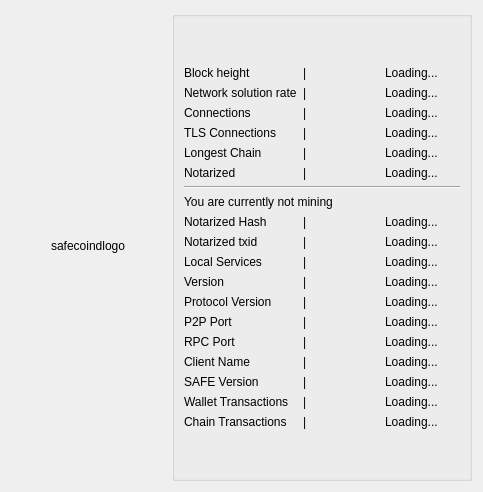
      <widget class="QWidget" name="tab_6">
       <attribute name="title">
        <string>safecoind</string>
       </attribute>
       <layout class="QVBoxLayout" name="verticalLayout_7">
        <item>
         <layout class="QHBoxLayout" name="horizontalLayout_14">
          <item>
           <spacer name="horizontalSpacer_12">
            <property name="orientation">
             <enum>Qt::Horizontal</enum>
            </property>
            <property name="sizeHint" stdset="0">
             <size>
              <width>40</width>
              <height>20</height>
             </size>
            </property>
           </spacer>
          </item>
          <item>
           <widget class="QLabel" name="safecoindlogo">
            <property name="text">
             <string>safecoindlogo</string>
            </property>
           </widget>
          </item>
          <item>
           <spacer name="horizontalSpacer_13">
            <property name="orientation">
             <enum>Qt::Horizontal</enum>
            </property>
            <property name="sizeHint" stdset="0">
             <size>
              <width>40</width>
              <height>20</height>
             </size>
            </property>
           </spacer>
          </item>
          <item>
           <widget class="QGroupBox" name="groupBox_7">
            <property name="minimumSize">
             <size>
              <width>300</width>
              <height>0</height>
             </size>
            </property>
            <property name="title">
             <string/>
            </property>
            <layout class="QGridLayout" name="gridLayout_9">
             <item row="5" column="2">
              <widget class="QLabel" name="longestchain">
               <property name="text">
                <string>Loading...</string>
               </property>
              </widget>
             </item>
             <item row="18" column="1">
              <widget class="QLabel" name="longestchainspacer">
               <property name="text">
                <string>|</string>
               </property>
              </widget>
             </item>
             <item row="18" column="2">
              <widget class="QLabel" name="protocolversion">
               <property name="text">
                <string>Loading...</string>
               </property>
              </widget>
             </item>
             <item row="20" column="1">
              <widget class="QLabel" name="chaintxcountspacer">
               <property name="text">
                <string>|</string>
               </property>
              </widget>
             </item>
             <item row="26" column="1">
              <widget class="QLabel" name="txcountspacer">
               <property name="text">
                <string>|</string>
               </property>
              </widget>
             </item>
             <item row="2" column="0">
              <widget class="QLabel" name="nsolutionlable">
               <property name="text">
                <string>Network solution rate</string>
               </property>
              </widget>
             </item>
             <item row="26" column="0">
              <widget class="QLabel" name="txcountlabel">
               <property name="text">
                <string>Wallet Transactions</string>
               </property>
              </widget>
             </item>
             <item row="26" column="2">
              <widget class="QLabel" name="txcount">
               <property name="text">
                <string>Loading...</string>
               </property>
              </widget>
             </item>
             <item row="23" column="2">
              <widget class="QLabel" name="safeversion">
               <property name="text">
                <string>Loading...</string>
               </property>
              </widget>
             </item>
             <item row="4" column="1">
              <widget class="QLabel" name="tls_connectionspacer">
               <property name="text">
                <string>|</string>
               </property>
              </widget>
             </item>
             <item row="18" column="0">
              <widget class="QLabel" name="protocolversionlabel">
               <property name="text">
                <string>Protocol Version</string>
               </property>
              </widget>
             </item>
             <item row="14" column="0">
              <widget class="QLabel" name="notarizedhashlabel">
               <property name="text">
                <string>Notarized Hash</string>
               </property>
              </widget>
             </item>
             <item row="6" column="0">
              <widget class="QLabel" name="notarizedlable">
               <property name="text">
                <string>Notarized</string>
               </property>
              </widget>
             </item>
             <item row="17" column="0">
              <widget class="QLabel" name="versionlabel">
               <property name="text">
                <string>Version</string>
               </property>
              </widget>
             </item>
             <item row="16" column="2">
              <widget class="QLabel" name="localservices">
               <property name="text">
                <string>Loading...</string>
               </property>
              </widget>
             </item>
             <item row="17" column="2">
              <widget class="QLabel" name="version">
               <property name="text">
                <string>Loading...</string>
               </property>
              </widget>
             </item>
             <item row="16" column="1">
              <widget class="QLabel" name="localservicesspacer">
               <property name="text">
                <string>|</string>
               </property>
              </widget>
             </item>
             <item row="14" column="2">
              <widget class="QLabel" name="notarizedhashvalue">
               <property name="text">
                <string>Loading...</string>
               </property>
              </widget>
             </item>
             <item row="4" column="0">
              <widget class="QLabel" name="tls_connectionslabel">
               <property name="text">
                <string>TLS Connections</string>
               </property>
              </widget>
             </item>
             <item row="21" column="0">
              <widget class="QLabel" name="rpcportlabel">
               <property name="text">
                <string>RPC Port</string>
               </property>
              </widget>
             </item>
             <item row="16" column="0">
              <widget class="QLabel" name="localserviceslabel">
               <property name="text">
                <string>Local Services</string>
               </property>
              </widget>
             </item>
             <item row="12" column="0" colspan="3">
              <widget class="Line" name="line_2">
               <property name="orientation">
                <enum>Qt::Horizontal</enum>
               </property>
              </widget>
             </item>
             <item row="20" column="2">
              <widget class="QLabel" name="p2pport">
               <property name="text">
                <string>Loading...</string>
               </property>
              </widget>
             </item>
             <item row="17" column="1">
              <widget class="QLabel" name="versionpacer">
               <property name="text">
                <string>|</string>
               </property>
              </widget>
             </item>
             <item row="22" column="0">
              <widget class="QLabel" name="clientnamelabel">
               <property name="text">
                <string>Client Name</string>
               </property>
              </widget>
             </item>
             <item row="3" column="2">
              <widget class="QLabel" name="numconnections">
               <property name="text">
                <string>Loading...</string>
               </property>
              </widget>
             </item>
             <item row="15" column="1">
              <widget class="QLabel" name="notarizedtxidspacer">
               <property name="text">
                <string>|</string>
               </property>
              </widget>
             </item>
             <item row="27" column="0">
              <widget class="QLabel" name="chaintxcountlabel">
               <property name="text">
                <string>Chain Transactions</string>
               </property>
              </widget>
             </item>
             <item row="1" column="1">
              <widget class="QLabel" name="blockheightspacer">
               <property name="text">
                <string>|</string>
               </property>
              </widget>
             </item>
             <item row="2" column="2">
              <widget class="QLabel" name="solrate">
               <property name="text">
                <string>Loading...</string>
               </property>
              </widget>
             </item>
             <item row="3" column="0">
              <widget class="QLabel" name="connectionslable">
               <property name="text">
                <string>Connections</string>
               </property>
              </widget>
             </item>
             <item row="6" column="1">
              <widget class="QLabel" name="notarizedspacer">
               <property name="text">
                <string>|</string>
               </property>
              </widget>
             </item>
             <item row="2" column="1">
              <widget class="QLabel" name="nsolutionspacer">
               <property name="text">
                <string>|</string>
               </property>
              </widget>
             </item>
             <item row="5" column="1">
              <widget class="QLabel" name="longestspacer">
               <property name="text">
                <string>|</string>
               </property>
              </widget>
             </item>
             <item row="27" column="2">
              <widget class="QLabel" name="chaintxcount">
               <property name="text">
                <string>Loading...</string>
               </property>
              </widget>
             </item>
             <item row="20" column="0">
              <widget class="QLabel" name="p2pportlabel">
               <property name="text">
                <string>P2P Port</string>
               </property>
              </widget>
             </item>
             <item row="21" column="2">
              <widget class="QLabel" name="rpcport">
               <property name="text">
                <string>Loading...</string>
               </property>
              </widget>
             </item>
             <item row="6" column="2">
              <widget class="QLabel" name="notarized">
               <property name="text">
                <string>Loading...</string>
               </property>
              </widget>
             </item>
             <item row="3" column="1">
              <widget class="QLabel" name="connectionsspacer">
               <property name="text">
                <string>|</string>
               </property>
              </widget>
             </item>
             <item row="28" column="1">
              <spacer name="verticalSpacer_3">
               <property name="orientation">
                <enum>Qt::Vertical</enum>
               </property>
               <property name="sizeHint" stdset="0">
                <size>
                 <width>20</width>
                 <height>40</height>
                </size>
               </property>
              </spacer>
             </item>
             <item row="23" column="0">
              <widget class="QLabel" name="safeversionlabel">
               <property name="text">
                <string>SAFE Version</string>
               </property>
              </widget>
             </item>
             <item row="15" column="2">
              <widget class="QLabel" name="notarizedtxidvalue">
               <property name="text">
                <string>Loading...</string>
               </property>
              </widget>
             </item>
             <item row="21" column="1">
              <widget class="QLabel" name="rpcportpacer">
               <property name="text">
                <string>|</string>
               </property>
              </widget>
             </item>
             <item row="1" column="0">
              <widget class="QLabel" name="heightLabel">
               <property name="text">
                <string>Block height</string>
               </property>
              </widget>
             </item>
             <item row="15" column="0">
              <widget class="QLabel" name="notarizedtxidlabel">
               <property name="text">
                <string>Notarized txid</string>
               </property>
              </widget>
             </item>
             <item row="1" column="2">
              <widget class="QLabel" name="blockheight">
               <property name="text">
                <string>Loading...</string>
               </property>
              </widget>
             </item>
             <item row="22" column="1">
              <widget class="QLabel" name="clientnamepacer">
               <property name="text">
                <string>|</string>
               </property>
              </widget>
             </item>
             <item row="5" column="0">
              <widget class="QLabel" name="longestlable">
               <property name="text">
                <string>Longest Chain</string>
               </property>
              </widget>
             </item>
             <item row="23" column="1">
              <widget class="QLabel" name="safeversionpacer">
               <property name="text">
                <string>|</string>
               </property>
              </widget>
             </item>
             <item row="27" column="1">
              <widget class="QLabel" name="p2pportpacer">
               <property name="text">
                <string>|</string>
               </property>
              </widget>
             </item>
             <item row="13" column="0" colspan="3">
              <widget class="QLabel" name="notmininglable">
               <property name="text">
                <string>You are currently not mining</string>
               </property>
              </widget>
             </item>
             <item row="22" column="2">
              <widget class="QLabel" name="clientname">
               <property name="text">
                <string>Loading...</string>
               </property>
              </widget>
             </item>
             <item row="4" column="2">
              <widget class="QLabel" name="tls_connections">
               <property name="text">
                <string>Loading...</string>
               </property>
              </widget>
             </item>
             <item row="14" column="1">
              <widget class="QLabel" name="notarizedhashspacer">
               <property name="text">
                <string>|</string>
               </property>
              </widget>
             </item>
             <item row="0" column="1">
              <spacer name="verticalSpacer_4">
               <property name="orientation">
                <enum>Qt::Vertical</enum>
               </property>
               <property name="sizeHint" stdset="0">
                <size>
                 <width>20</width>
                 <height>40</height>
                </size>
               </property>
              </spacer>
             </item>
            </layout>
           </widget>
          </item>
         </layout>
        </item>
       </layout>
      </widget>
